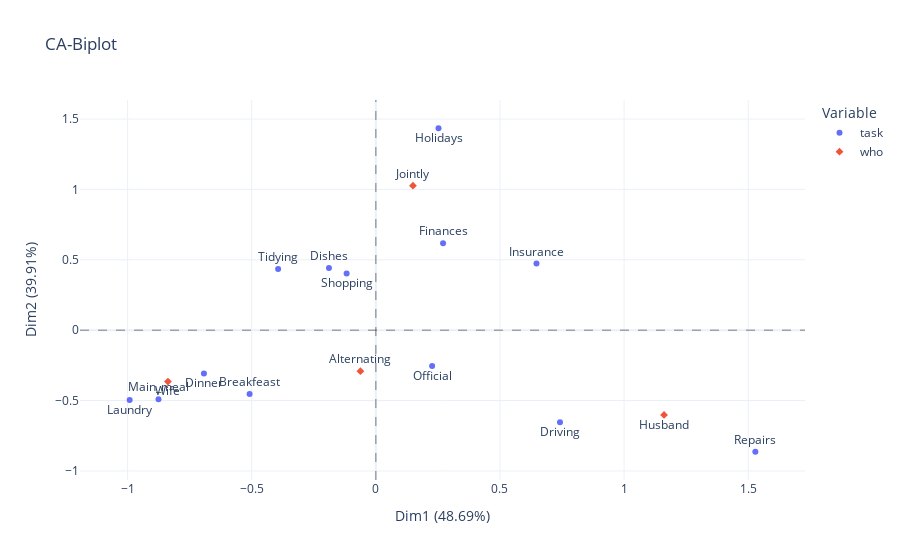

The notebook cell saved with this chart:
### Markdown cell above
***Nota:*** Tenga en cuenta que puede usar más de 2 dimensiones. Sin embargo, las dimensiones suplementarias no contribuyen significativamente a la interpretación de la naturaleza de la asociación entre las filas y columnas.

### Code cell
# Biplot.
ca_biplot(ca, df_crosstab)

### Figure 1 — Plotly figure (JSON) as saved in the notebook; plotly's stock layout.template omitted (floating-point values rounded to 4 significant figures)
{"data": [{"customdata": [["task"], ["task"], ["task"], ["task"], ["task"], ["task"], ["task"], ["task"], ["task"], ["task"], ["task"], ["task"], ["task"]], "hovertemplate": "<b>%{hovertext}</b><br><br>Dim1=%{x}<br>Dim2=%{y}<br>index=%{text}<extra></extra>", "hovertext": ["task", "task", "task", "task", "task", "task", "task", "task", "task", "task", "task", "task", "task"], "legendgroup": "task", "marker": {"color": "#636efa", "symbol": "circle"}, "mode": "markers+text", "name": "task", "orientation": "v", "showlegend": true, "text": ["Breakfeast", "Dinner", "Dishes", "Driving", "Finances", "Holidays", "Insurance", "Laundry", "Main_meal", "Official", "Repairs", "Shopping", "Tidying"], "textposition": ["top center", "bottom center", "top center", "bottom center", "top center", "bottom center", "top center", "bottom center", "top center", "bottom center", "top center", "bottom center", "top center", "bottom center", "top center", "bottom center", "top center"], "type": "scatter", "x": [-0.5086, -0.6926, -0.189, 0.7418, 0.2708, 0.2525, 0.6471, -0.9918, -0.8756, 0.2266, 1.529, -0.1177, -0.3938], "xaxis": "x", "y": [-0.4528, -0.3081, 0.442, -0.6534, 0.6179, 1.435, 0.4738, -0.4953, -0.4901, -0.2536, -0.8643, 0.4033, 0.4343], "yaxis": "y"}, {"customdata": [["who"], ["who"], ["who"], ["who"]], "hovertemplate": "<b>%{hovertext}</b><br><br>Dim1=%{x}<br>Dim2=%{y}<br>index=%{text}<extra></extra>", "hovertext": ["who", "who", "who", "who"], "legendgroup": "who", "marker": {"color": "#EF553B", "symbol": "diamond"}, "mode": "markers+text", "name": "who", "orientation": "v", "showlegend": true, "text": ["Alternating", "Husband", "Jointly", "Wife"], "textposition": ["top center", "bottom center", "top center", "bottom center", "top center", "bottom center", "top center", "bottom center", "top center", "bottom center", "top center", "bottom center", "top center", "bottom center", "top center", "bottom center", "top center"], "type": "scatter", "x": [-0.06218, 1.161, 0.1494, -0.8376], "xaxis": "x", "y": [-0.2916, -0.6019, 1.027, -0.3652], "yaxis": "y"}], "layout": {"legend": {"title": {"text": "Variable"}, "tracegroupgap": 0}, "shapes": [{"line": {"color": "black", "dash": "dash", "width": 0.5}, "type": "line", "x0": 0, "x1": 1, "xref": "x domain", "y0": 0, "y1": 0, "yref": "y"}, {"line": {"color": "black", "dash": "dash", "width": 0.5}, "type": "line", "x0": 0, "x1": 0, "xref": "x", "y0": 0, "y1": 1, "yref": "y domain"}], "title": {"text": "CA-Biplot"}, "xaxis": {"anchor": "y", "domain": [0, 1], "range": [-1.192, 1.729], "title": {"text": "Dim1 (48.69%)"}}, "yaxis": {"anchor": "x", "domain": [0, 1], "range": [-1.064, 1.635], "title": {"text": "Dim2 (39.91%)"}}}}
